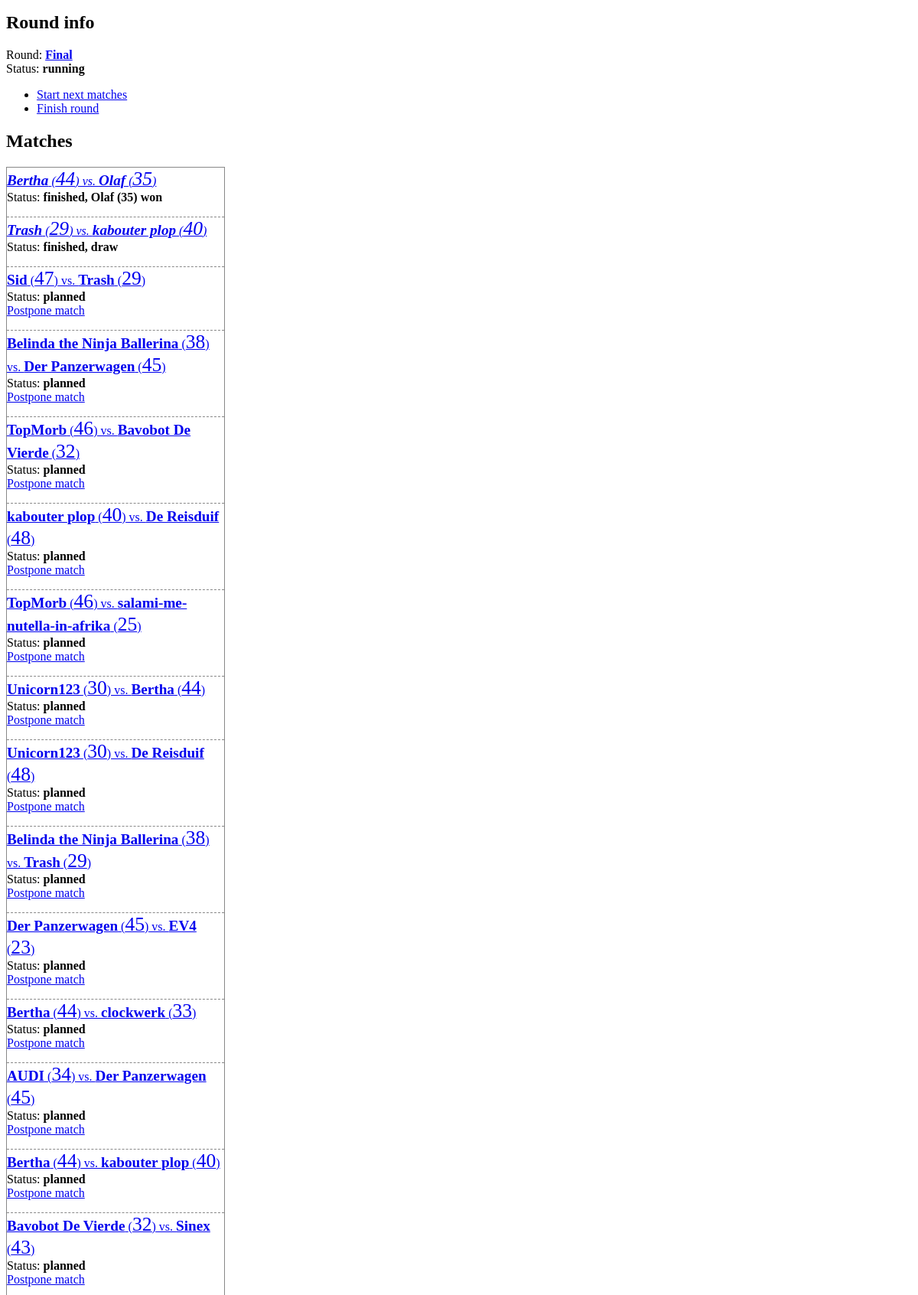
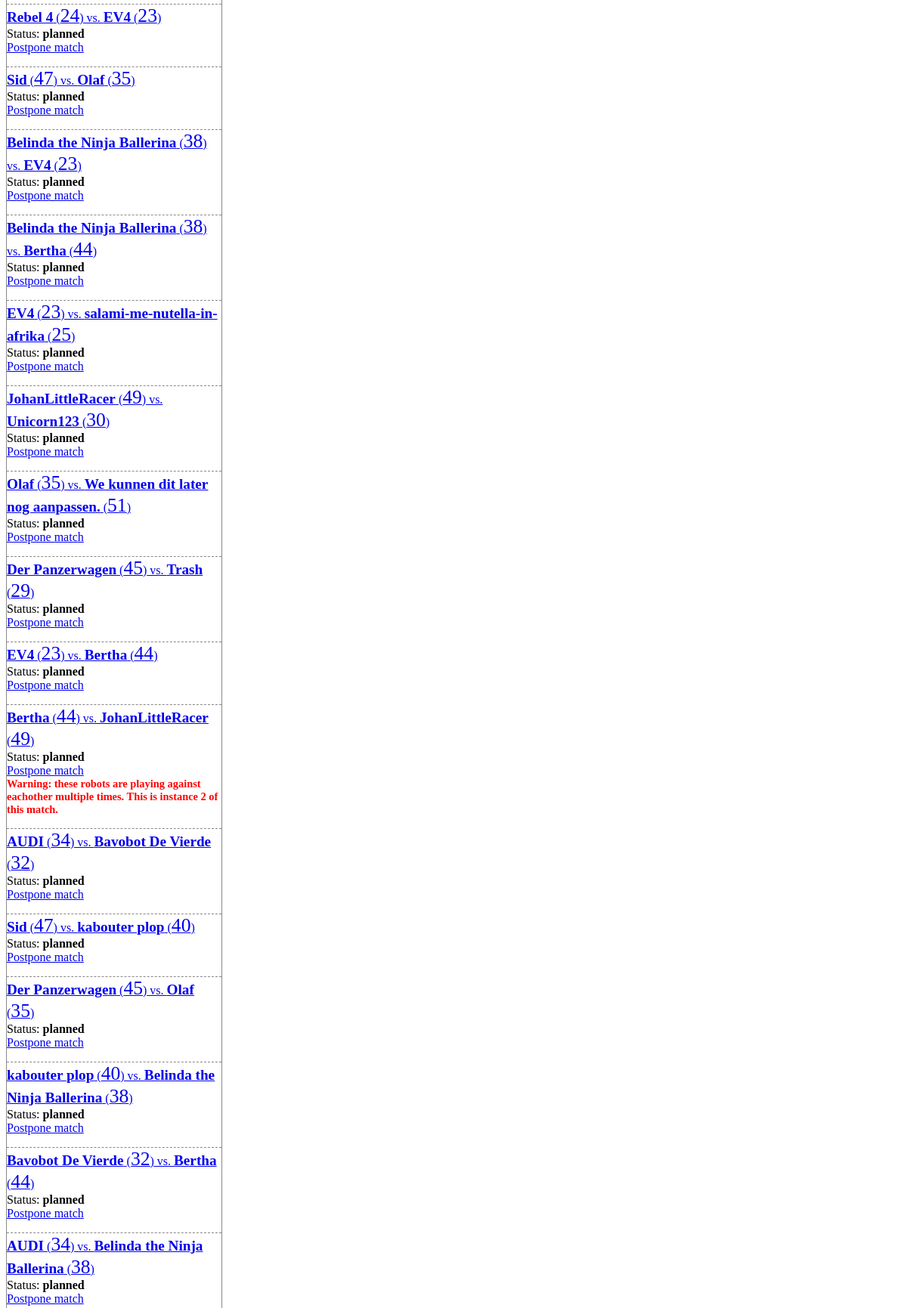
The page /manage_round/ (upper part) on the database its author committed (2 pictures, top to bottom).
### robots/models.py (models this page shows, shortened)
class Round(models.Model):
    STATUS_CHOICES = (
        (0, 'created'),
        (1, 'running'),
        (2, 'finished'),
    )
    TYPE_CHOICES = (
        (0, 'selection'),
        (1, 'final'),
    )
    competition = models.ForeignKey("Competition")
    name = models.CharField(max_length=200)
    status = models.IntegerField(choices=STATUS_CHOICES, default=0)
    type = models.IntegerField(choices=TYPE_CHOICES, default=0)
    num_tables = models.IntegerField()
    def matches_by_table(self):
        return [self.match_set.filter(table=t).order_by('play_order') for t in range(self.num_tables)]
    @property
    def matches_running(self):
        return self.match_set.filter(status=1).count() > 0
    @property
    def all_matches_finished(self):
        return self.match_set.filter(status__in=[0,1]).count() == 0
    @property
    def created(self):
        return self.status == 0
    @property
    def running(self):
        return self.status == 1
    @property
    def finished(self):
        return self.status == 2
    @property
    def has_matches(self):
        return self.match_set.count() > 0

class Match(models.Model):
    STATUS_CHOICES = (
        (0, 'planned'),
        (1, 'running'),
        (2, 'finished_no_score'),
        (3, 'finished_robot1won'),
        (4, 'finished_robot2won'),
        (5, 'draw'), # both robots finished at the same time (rare)
        (6, 'fail'), # both robots failed to finish
        (7, 'finished_robot1won_robot2finished'),
        (8, 'finished_robot2won_robot1finished'),
    )
    robot1 = models.ForeignKey('Robot', related_name='matches_as_1st')
    robot2 = models.ForeignKey('Robot', related_name='matches_as_2nd')
    status = models.IntegerField(choices=STATUS_CHOICES, default=0)
    round = models.ForeignKey('Round')
    table = models.IntegerField()
    play_order = models.IntegerField()
    started_time = models.DateTimeField(blank=True, null=True)
    def finish(self, result):
        if self.status == 1:
            self.status = result
            self.save()
        else:
            raise RuntimeError("Cannot finish a match that is not running.")
    @property
    def planned(self):
        return self.status == 0
    @property
    def running(self):
        return self.status == 1
    @property
    def finished(self):
        return self.status in [2, 3, 4, 5]
    @property
    def no_score(self):
        return self.status == 2
    @property
    def robot1won(self):
        return self.status == 3
    @property
    def robot2won(self):
        return self.status == 4
    @property
    def draw(self):
        return self.status == 5
    @property
    def fail(self):
        return self.status == 6
    @property
    def duplicates(self):
        as_12 = Match.objects.filter(robot1=self.robot1, robot2=self.robot2, round__competition__running=True)
        as_21 = Match.objects.filter(robot1=self.robot2, robot2=self.robot1, round__competition__running=True)
        return (as_12 | as_21)
    @property
    def has_been_played_before(self):
        return self.duplicates.count() > 1

class Robot(models.Model):
    STATUS_CHOICES = (
        (0, 'participating'),
        (1, 'eliminated'),
    )
    TYPE_CHOICES = (
        (0, 'regular'),
        (1, 'house robot'),
    )
    name = models.CharField(max_length=200)
    team_number = models.IntegerField()
    is_ieee = models.BooleanField(default=False, verbose_name="at least one team member is an IEEE member")
    is_high_school = models.BooleanField(default=False, verbose_name="all team members are in high school")
    for_credits = models.BooleanField(default=False, verbose_name="the team is participating for credits")
    status = models.IntegerField(choices=STATUS_CHOICES, default=0)
    type = models.IntegerField(choices=TYPE_CHOICES, default=0)
    avatar = models.ImageField(upload_to="avatars")
    objects = RobotManager()

### robots/views.py (the view)
# urls.py: url(r'^manage_round/$', robots.views.manage_current_round),
def manage_current_round(request):
    try:
        current_round_id = Round.objects.get(status=1).id
    except:
        current_round_id = -1
    return manage_round(request, current_round_id)

### robots/views.py (called while the page is built)
def manage_round(request, round_id):
    print "round_id:"
    print round_id
    try:
        current_round = Round.objects.get(id=round_id)
        tables_matches = current_round.matches_by_table()
    except Round.DoesNotExist:
        current_round = None
        tables_matches = []
    return render_to_response('manage_round.html', {
        'current_round': current_round,
        'tables_matches': tables_matches,
    })

### robots/templates/manage_round.html (shortened to what this page needs)
<html>
<head>
</head>
<body>
<div id="round_info">
<h2>Round info</h2>
{% if current_round %}
Round: <b><a href="/admin/robots/round/{{ current_round.id }}/">{{ current_round.name }}</a></b><br>
Status: <b>
{% if current_round.running %}running{% endif %}
</b>
{% else %}
No round is currently running. <a href="/admin/robots/round/">Please start a round by changing its status to 'running'.</a>
{% endif %}
</div>
<div id="round_management">
<ul>
{% if current_round.matches_running or current_round.all_matches_finished %}
<li>Can't start next matches now, there are matches running or there are no more planned matches to start.</li>
{% else %}
<li><a href="/start_next_matches/{{ current_round.id }}/">Start next matches</a></li>
{% endif %}
{% if current_round.running %}
<li><a href="/finish_round/{{ current_round.id }}/">Finish round</a></li>
{% endif %}
</ul>
</div>
<div id="matches">
    <h2>Matches</h2>
    <ul class="tables">
    {% for matches in tables_matches %}
        <li><ul class="matches">
        {% for match in matches %}
            <li class="match {% if match.finished %}finished{% endif %} {% if match.running %}running{% endif %} {% if match.planned %}planned{% endif %}">
            <div class="match_players">
            <a href="/admin/robots/match/{{ match.id }}/">
            <span class="robotname">{{ match.robot1.name }}</span> (<span class="teamnumber">{{ match.robot1.team_number }}</span>) vs.
            <span class="robotname">{{ match.robot2.name }}</span> (<span class="teamnumber">{{ match.robot2.team_number }}</span>)
            </a>
            </div>
            <div class="match_status">Status:
            <span class="status">
            {% if match.planned %}planned{% endif %}
            {% if match.robot2won %}finished, {{ match.robot2.name }} ({{ match.robot2.team_number }}) won{% endif %}
            {% if match.draw %}finished, draw{% endif %}
            </span>
            </div>
            {% if match.planned %}
            <a href="/postpone_match/{{ match.id }}/">Postpone match</a>
            {% endif %}
            {% if match.has_been_played_before %}
            <div class="played_before">Warning: these robots are playing against eachother multiple times. This is instance {{ match.duplicates.count }} of this match.</div>
            {% endif %}
            </li>
        {% endfor %}
        </ul></li>
    {% endfor %}
    </ul>
</div>
</body>
</html>

### robots/templates/manage_round.html (style rules this page uses)
div#round_info { margin: 1em 0; }
ul.tables { margin: 0; padding: 0; list-style-type: none; }
ul.tables ul { float: left; width: 24%; margin: 0; padding: 0; list-style-type: none; border: 1px solid #888; }
span.robotname { font-weight: bold; font-size: 1.2em; }
ul.matches li { border-bottom: 1px dashed #888; padding-bottom: 1em; }
div.match_status span.status { font-weight: bold; }
li.match.finished div.match_players { font-style: italic; }
div.played_before { font-size: .9em; color: red; font-weight: bold; }
.teamnumber { font-size: 1.6em; }

### rows shown on the page
Round: name "Final"
Match: robot1.name "Bertha", robot1.team_number "44", robot2.name "Olaf", robot2.team_number "35"
Match: robot1.name "Trash", robot1.team_number "29", robot2.name "kabouter plop", robot2.team_number "40", status "finished, draw"
Match: robot1.name "Sid", robot1.team_number "47", robot2.name "Trash", robot2.team_number "29", status "planned"
Match: robot1.name "Belinda the Ninja Ballerina", robot1.team_number "38", robot2.name "Der Panzerwagen", robot2.team_number "45", status "planned"
Match: robot1.name "TopMorb", robot1.team_number "46", robot2.name "Bavobot De Vierde", robot2.team_number "32", status "planned"
Match: robot1.name "kabouter plop", robot1.team_number "40", robot2.name "De Reisduif", robot2.team_number "48", status "planned"
Match: robot1.name "TopMorb", robot1.team_number "46", robot2.name "salami-me-nutella-in-afrika", robot2.team_number "25", status "planned"
Match: robot1.name "Unicorn123", robot1.team_number "30", robot2.name "Bertha", robot2.team_number "44", status "planned"
Match: robot1.name "Unicorn123", robot1.team_number "30", robot2.name "De Reisduif", robot2.team_number "48", status "planned"
Match: robot1.name "Belinda the Ninja Ballerina", robot1.team_number "38", robot2.name "Trash", robot2.team_number "29", status "planned"
Match: robot1.name "Der Panzerwagen", robot1.team_number "45", robot2.name "EV4", robot2.team_number "23", status "planned"
Match: robot1.name "Bertha", robot1.team_number "44", robot2.name "clockwerk", robot2.team_number "33", status "planned"
Match: robot1.name "AUDI", robot1.team_number "34", robot2.name "Der Panzerwagen", robot2.team_number "45", status "planned"
Match: robot1.name "Bertha", robot1.team_number "44", robot2.name "kabouter plop", robot2.team_number "40", status "planned"
Match: robot1.name "Bavobot De Vierde", robot1.team_number "32", robot2.name "Sinex", robot2.team_number "43", status "planned"
Match: robot1.name "Rebel 4", robot1.team_number "24", robot2.name "EV4", robot2.team_number "23", status "planned"
Match: robot1.name "Sid", robot1.team_number "47", robot2.name "Olaf", robot2.team_number "35", status "planned"
Match: robot1.name "Belinda the Ninja Ballerina", robot1.team_number "38", robot2.name "EV4", robot2.team_number "23", status "planned"
Match: robot1.name "Belinda the Ninja Ballerina", robot1.team_number "38", robot2.name "Bertha", robot2.team_number "44", status "planned"
Match: robot1.name "EV4", robot1.team_number "23", robot2.name "salami-me-nutella-in-afrika", robot2.team_number "25", status "planned"
Match: robot1.name "JohanLittleRacer", robot1.team_number "49", robot2.name "Unicorn123", robot2.team_number "30", status "planned"
Match: robot1.name "Olaf", robot1.team_number "35", robot2.name "We kunnen dit later nog aanpassen.", robot2.team_number "51", status "planned"
Match: robot1.name "Der Panzerwagen", robot1.team_number "45", robot2.name "Trash", robot2.team_number "29", status "planned"
Match: robot1.name "EV4", robot1.team_number "23", robot2.name "Bertha", robot2.team_number "44", status "planned"
Match: robot1.name "Bertha", robot1.team_number "44", robot2.name "JohanLittleRacer", robot2.team_number "49", status "planned", duplicates.count "2"
Match: robot1.name "AUDI", robot1.team_number "34", robot2.name "Bavobot De Vierde", robot2.team_number "32", status "planned"
Match: robot1.name "Sid", robot1.team_number "47", robot2.name "kabouter plop", robot2.team_number "40", status "planned"
Match: robot1.name "Der Panzerwagen", robot1.team_number "45", robot2.name "Olaf", robot2.team_number "35", status "planned"
Match: robot1.name "kabouter plop", robot1.team_number "40", robot2.name "Belinda the Ninja Ballerina", robot2.team_number "38", status "planned"
Match: robot1.name "Bavobot De Vierde", robot1.team_number "32", robot2.name "Bertha", robot2.team_number "44", status "planned"
Match: robot1.name "AUDI", robot1.team_number "34", robot2.name "Belinda the Ninja Ballerina", robot2.team_number "38", status "planned"
